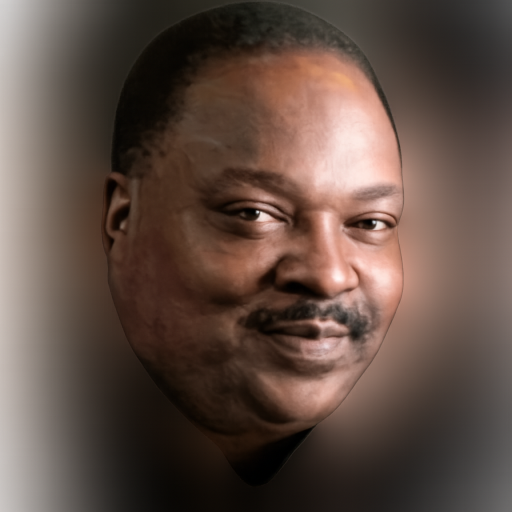
#> input picture opencv tuting my way through/Son.png, 1024 x 1024 px, found by its file name (shown at 1/2 size)
$ python cropped.py
#> lines starting #> are read from the running program, lines starting #| are printed output that depends on the picture
import cv2

image = cv2.imread("opencv tuting my way through\Son.png")
#> image is the input picture: shape (1024, 1024, 3); mean B, G, R 68.4, 77.3, 95.7

if image is not None:
    print("Image Loaded!!")
    cropped = image[100:900, 200:800] #(starty:endy,startx:endx) x is for top to bottom and y is for left to right (y1:y2,x1:x2) (height,width)
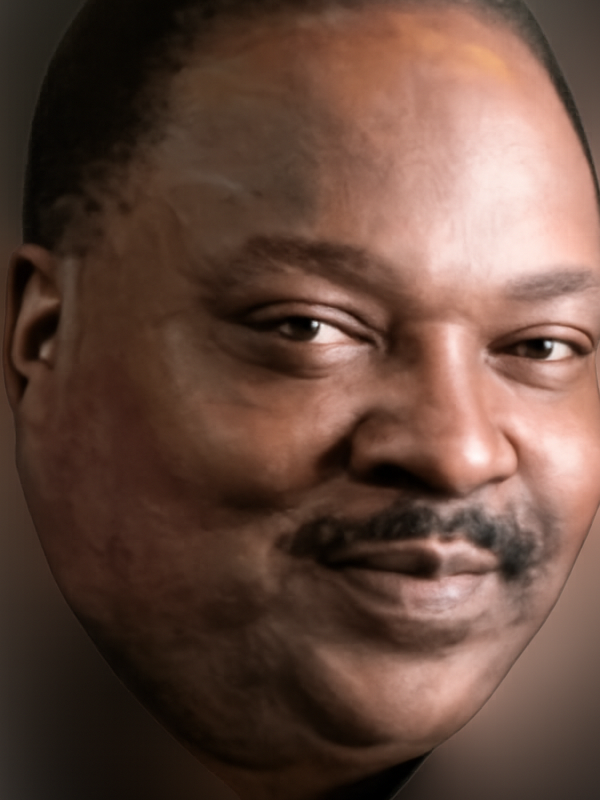
#> cropped: shape (800, 600, 3); mean B, G, R 61, 72.8, 100.6
    cv2.imshow("Original SoNiOn Image", image)
    cv2.imshow("Cropped SoNiOn Image", cropped)
    cv2.imwrite("Cropped_Son.png",cropped) #always save the resized image with a new name to avoid overwriting the original image
    cv2.waitKey(0)
    cv2.destroyAllWindows()
else:
    print("Image not found - Error")
